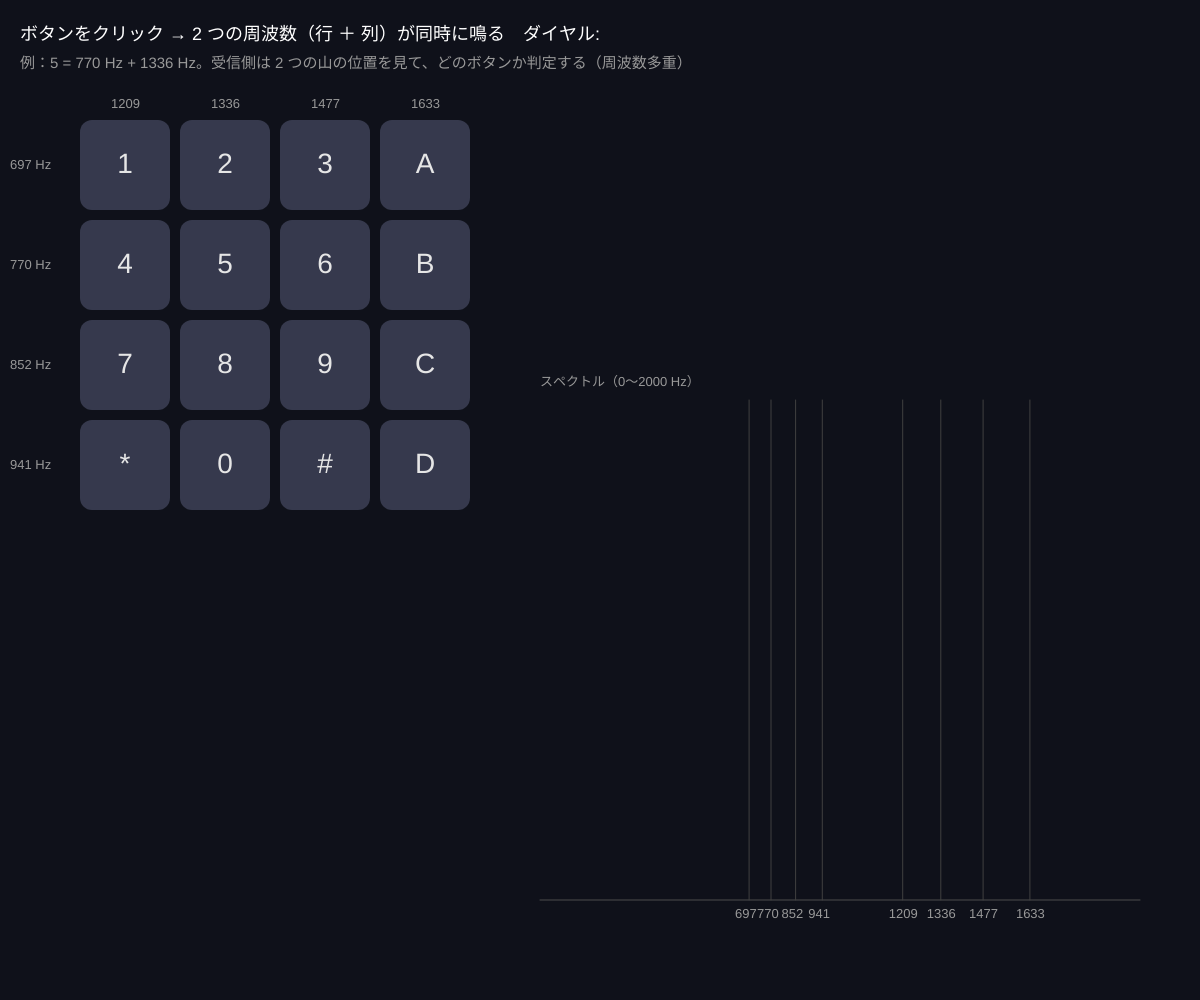
Frame 1 (no input)
Frame 60 (no input): identical to frame 1, image omitted
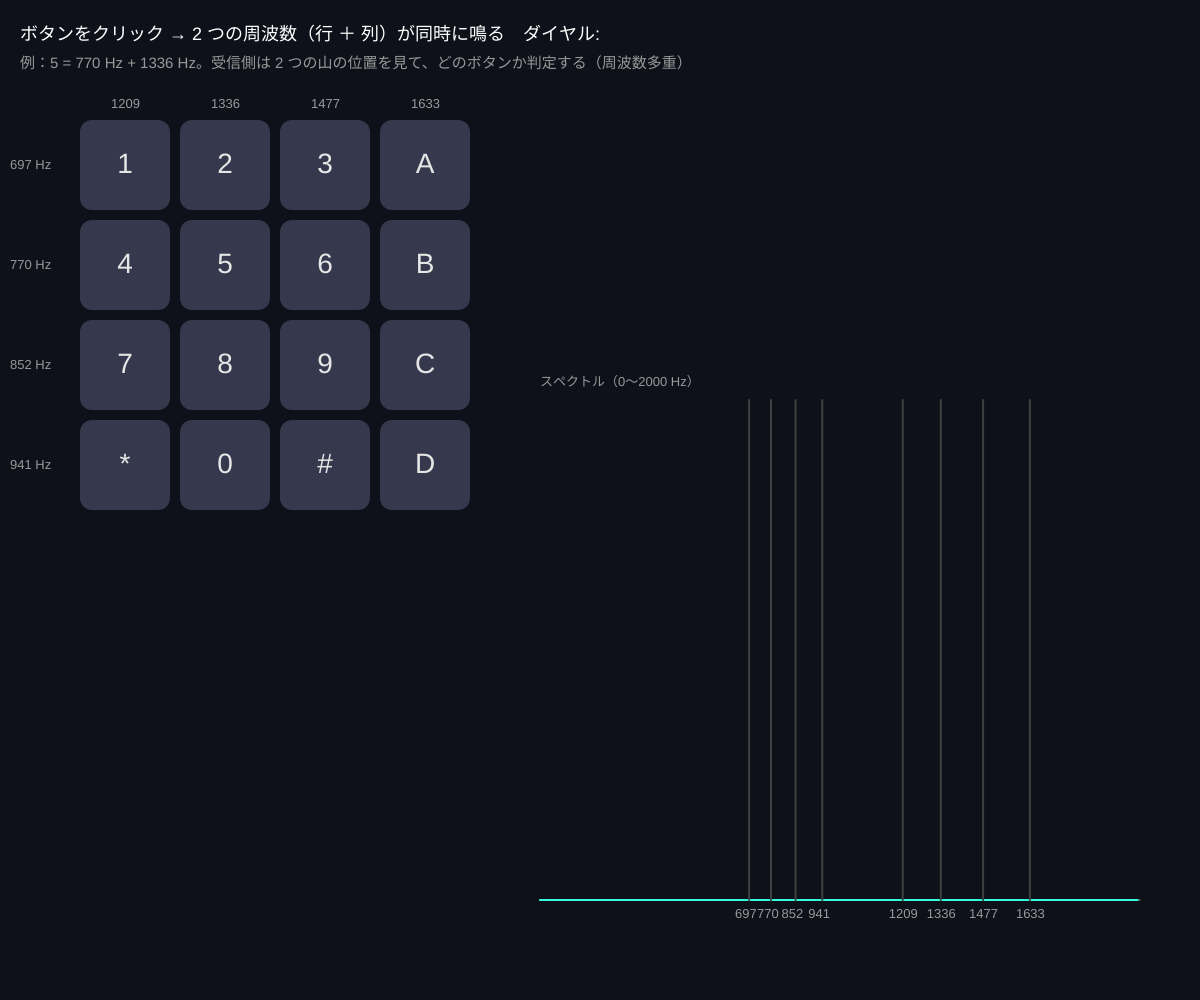
Frame 120 (the mouse pressed at the canvas centre since frame 60)

The p5.js sketch that drew these frames (run headless with seeded random() and noise() and a simulated clock; from frame 60 on, the mouse is pressed at the canvas centre):

// p5.js sketch
// ── sketch.js
// ============================================
// 10 プッシュホンの音（DTMF）
// 電話のボタンを押すと「ピ・ポ・パ」。実は 2 つの周波数の和。
// 行と列で周波数が決まっていて、受信側はスペクトルの 2 つの山で「どのボタンか」を知る
// 画面のボタンをクリック（音が鳴る＋スペクトル表示）
// ============================================

let rowsF = [697, 770, 852, 941];
let colsF = [1209, 1336, 1477, 1633];
let labels = [['1', '2', '3', 'A'], ['4', '5', '6', 'B'], ['7', '8', '9', 'C'], ['*', '0', '#', 'D']];
let pressed = null;
let pressTime = 0;
let dialed = '';

function setup() {
  createCanvas(windowWidth, windowHeight);
  colorMode(HSB, 360, 100, 100, 100);
}

function draw() {
  background(230, 40, 10);
  let bx = 80, by = 120, bs = min(90, (height - 260) / 4);

  // ---- ボタン ----
  for (let r = 0; r < 4; r++) {
    for (let c = 0; c < 4; c++) {
      let on = pressed && pressed[0] === r && pressed[1] === c && millis() - pressTime < 300;
      noStroke();
      fill(on ? 45 : 230, on ? 90 : 30, on ? 100 : 30);
      rect(bx + c * (bs + 10), by + r * (bs + 10), bs, bs, 12);
      fill(0, 0, on ? 10 : 90);
      textAlign(CENTER, CENTER);
      textSize(28);
      text(labels[r][c], bx + c * (bs + 10) + bs / 2, by + r * (bs + 10) + bs / 2);
      textAlign(LEFT, BASELINE);
    }
  }
  // 周波数のラベル
  noStroke();
  fill(0, 0, 60);
  textSize(13);
  for (let r = 0; r < 4; r++) text(rowsF[r] + ' Hz', bx - 70, by + r * (bs + 10) + bs / 2 + 4);
  for (let c = 0; c < 4; c++) text(colsF[c], bx + c * (bs + 10) + bs / 2 - 14, by - 12);

  // ---- スペクトル ----
  let sl = bx + 4 * (bs + 10) + 60, sr = width - 60, base = height - 100, sh = height * 0.5;
  stroke(0, 0, 30);
  line(sl, base, sr, base);
  if (analyser) {
    analyser.getByteFrequencyData(specData);
    noFill();
    stroke(170, 80, 100);
    strokeWeight(2);
    beginShape();
    for (let i = 0; i < specData.length; i++) {
      let f = (i * audioCtx.sampleRate) / 2 / specData.length;
      if (f > 2000) break;
      vertex(map(f, 0, 2000, sl, sr), base - (specData[i] / 255) * sh);
    }
    endShape();
  }
  noStroke();
  fill(0, 0, 60);
  for (let f of rowsF.concat(colsF)) {
    let x = map(f, 0, 2000, sl, sr);
    stroke(0, 0, 25);
    line(x, base, x, base - sh);
    noStroke();
    text(f, x - 14, base + 18);
  }
  text('スペクトル（0〜2000 Hz）', sl, base - sh - 14);

  fill(0, 0, 100);
  textSize(18);
  text('ボタンをクリック → 2 つの周波数（行 ＋ 列）が同時に鳴る　ダイヤル: ' + dialed, 20, 40);
  fill(0, 0, 60);
  textSize(15);
  text('例：5 = 770 Hz + 1336 Hz。受信側は 2 つの山の位置を見て、どのボタンか判定する（周波数多重）', 20, 68);
}

function mousePressed() {
  startAudio();
  let bx = 80, by = 120, bs = min(90, (height - 260) / 4);
  let c = floor((mouseX - bx) / (bs + 10)), r = floor((mouseY - by) / (bs + 10));
  if (r >= 0 && r < 4 && c >= 0 && c < 4) {
    pressed = [r, c];
    pressTime = millis();
    dialed = (dialed + labels[r][c]).slice(-16);
    playTone(rowsF[r], colsF[c]);
  }
}

// ---------- やってみよう ----------
// 1. 電話機（スマホの通話画面）のボタンの音と聞き比べよう。同じ音！
// 2. 「1」と「2」は行が同じ → 低い方の山は同じ位置、高い方だけ動く
// 3. なぜ 1 つの周波数ではなく 2 つ使う？（声や雑音で誤って反応しないため）


// ==================================================
// ここから下は「音を鳴らすための道具」（2 つの正弦波を 0.25 秒鳴らす ＋ 分析）
// ==================================================
let audioCtx, analyser, specData;

function startAudio() {
  if (!audioCtx) {
    audioCtx = new AudioContext();
    analyser = audioCtx.createAnalyser();
    analyser.fftSize = 4096;
    specData = new Uint8Array(analyser.frequencyBinCount);
    analyser.connect(audioCtx.destination);
  }
  audioCtx.resume();
}

function playTone(f1, f2) {
  let t = audioCtx.currentTime;
  for (let f of [f1, f2]) {
    let o = audioCtx.createOscillator();
    let g = audioCtx.createGain();
    o.frequency.value = f;
    g.gain.setValueAtTime(0.15, t);
    g.gain.setTargetAtTime(0, t + 0.2, 0.03);
    o.connect(g);
    g.connect(analyser);
    o.start(t);
    o.stop(t + 0.4);
  }
}
